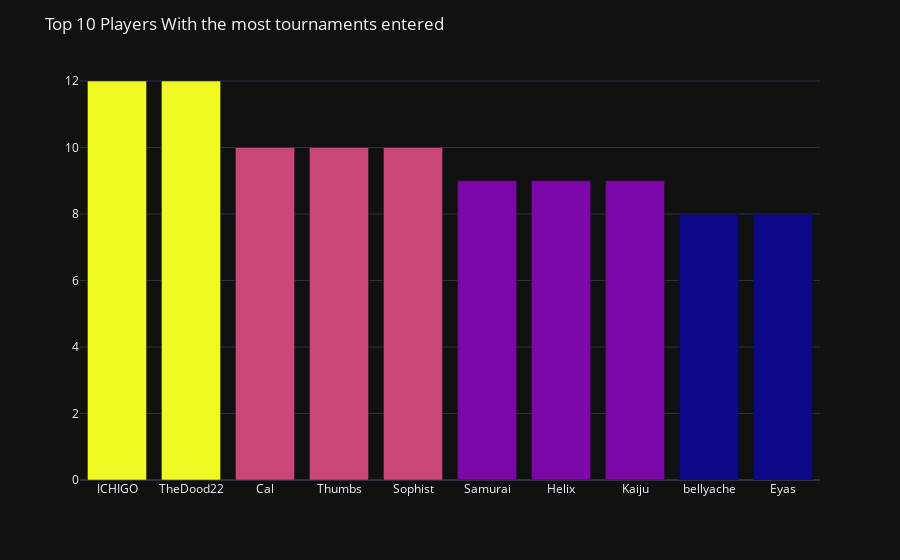

Notebook cell for this chart:
### Code cell
import plotly.express as px

data_filter = df[df['Players'] != 'Grand Total']
data_filter = data_filter.sort_values(by='Tournaments Entered', ascending=False)

# Select the top 10 players
top_10_players = data_filter.head(10)

# Create a bar chart for the top 10 players
fig = px.bar(top_10_players, x='Players', y='Tournaments Entered')

# Update the layout of the figure with the following details:
# Title: 'Top 10 Players by Number Of Tournaments Entered'
# x-axis title: 'Player Name'
# y-axis title: 'Number Of Tournaments Entered'
fig.update_layout(
    title='Top 10 Players With the most tournaments entered',
    xaxis_title='',
    yaxis_title='',
    template='plotly_dark',
)

fig.update_traces(marker_color=top_10_players['Tournaments Entered'])

fig.show()

### Figure 1 — Plotly figure (JSON) as saved in the notebook; plotly's stock layout.template omitted (floating-point values rounded to 4 significant figures)
{"data": [{"alignmentgroup": "True", "hovertemplate": "Players=%{x}<br>Tournaments Entered=%{y}<extra></extra>", "legendgroup": "", "marker": {"color": [12, 12, 10, 10, 10, 9, 9, 9, 8, 8], "pattern": {"shape": ""}}, "name": "", "offsetgroup": "", "orientation": "v", "showlegend": false, "textposition": "auto", "type": "bar", "x": ["ICHIGO", "TheDood22", "Cal", "Thumbs", "Sophist", "Samurai", "Helix", "Kaiju", "bellyache", "Eyas"], "xaxis": "x", "y": [12, 12, 10, 10, 10, 9, 9, 9, 8, 8], "yaxis": "y"}], "layout": {"barmode": "relative", "legend": {"tracegroupgap": 0}, "margin": {"t": 60}, "title": {"text": "Top 10 Players With the most tournaments entered"}, "xaxis": {"anchor": "y", "domain": [0, 1], "title": {"text": ""}}, "yaxis": {"anchor": "x", "domain": [0, 1], "title": {"text": ""}}}}
